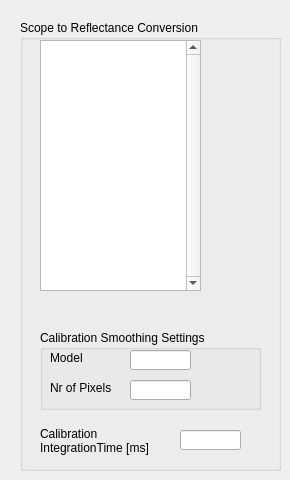
   <widget class="QWidget" name="ReflectanceTab">
    <attribute name="title">
     <string>Reflectance Calibration</string>
    </attribute>
    <widget class="QGroupBox" name="groupBox_14">
     <property name="geometry">
      <rect>
       <x>20</x>
       <y>20</y>
       <width>261</width>
       <height>451</height>
      </rect>
     </property>
     <property name="title">
      <string>Scope to Reflectance Conversion</string>
     </property>
     <widget class="QGroupBox" name="groupBox_15">
      <property name="geometry">
       <rect>
        <x>20</x>
        <y>310</y>
        <width>221</width>
        <height>80</height>
       </rect>
      </property>
      <property name="title">
       <string>Calibration Smoothing Settings</string>
      </property>
      <widget class="QLineEdit" name="ReflectanceSmoothModelEdt">
       <property name="geometry">
        <rect>
         <x>90</x>
         <y>20</y>
         <width>61</width>
         <height>20</height>
        </rect>
       </property>
      </widget>
      <widget class="QLineEdit" name="ReflectanceSmoothPixelsEdt">
       <property name="geometry">
        <rect>
         <x>90</x>
         <y>50</y>
         <width>61</width>
         <height>20</height>
        </rect>
       </property>
      </widget>
      <widget class="QLabel" name="label_60">
       <property name="geometry">
        <rect>
         <x>10</x>
         <y>20</y>
         <width>61</width>
         <height>16</height>
        </rect>
       </property>
       <property name="text">
        <string>Model</string>
       </property>
      </widget>
      <widget class="QLabel" name="label_61">
       <property name="geometry">
        <rect>
         <x>10</x>
         <y>50</y>
         <width>71</width>
         <height>16</height>
        </rect>
       </property>
       <property name="text">
        <string>Nr of Pixels</string>
       </property>
      </widget>
     </widget>
     <widget class="QTextEdit" name="ReflectanceCorrEdt">
      <property name="geometry">
       <rect>
        <x>20</x>
        <y>20</y>
        <width>161</width>
        <height>251</height>
       </rect>
      </property>
      <property name="verticalScrollBarPolicy">
       <enum>Qt::ScrollBarAlwaysOn</enum>
      </property>
     </widget>
     <widget class="QLineEdit" name="ReflectanceIntTimeEdt">
      <property name="geometry">
       <rect>
        <x>160</x>
        <y>410</y>
        <width>61</width>
        <height>20</height>
       </rect>
      </property>
     </widget>
     <widget class="QLabel" name="label_62">
      <property name="geometry">
       <rect>
        <x>20</x>
        <y>400</y>
        <width>141</width>
        <height>41</height>
       </rect>
      </property>
      <property name="text">
       <string>Calibration IntegrationTime [ms]</string>
      </property>
      <property name="wordWrap">
       <bool>true</bool>
      </property>
     </widget>
    </widget>
   </widget>
